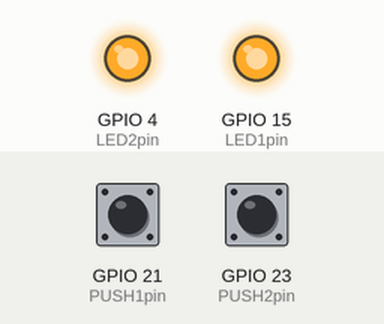
Recording of a sketch running on a simulated ESP32. Shown: output pins drawn as LEDs (lit = HIGH). The inputs (shaded band) are chosen by the test bench; at power-on: GPIO 21 (PUSH1pin) HIGH, GPIO 23 (PUSH2pin) HIGH. WiFi joins after 1.5 s; servers stay silent unless stated; what the sketch prints to the serial monitor is not drawn.

Above: at 3.3 s.
3.4 s: GPIO 21 (PUSH1pin) pulled LOW for 0.15 s
At 3.47 s:
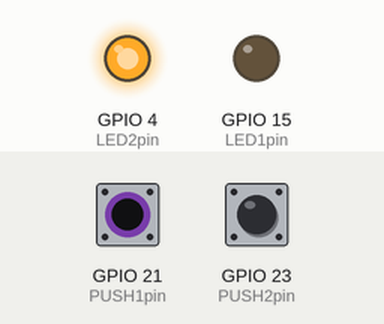
5.0 s: GPIO 23 (PUSH2pin) pulled LOW for 0.15 s
At 5.07 s:
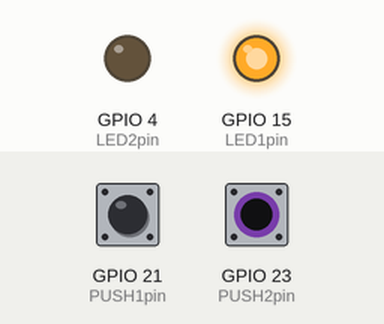
8.1 s: GPIO 21 (PUSH1pin) pulled LOW for 3.2 s
At 8.8 s:
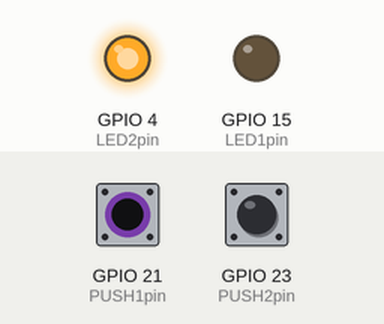
12.8 s: GPIO 23 (PUSH2pin) pulled LOW for 3.2 s
At 13.5 s:
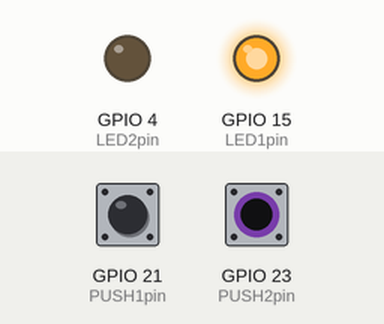
Timing chart, 0 to 17.5 s (numbered marks = the images above; inputs shaded):
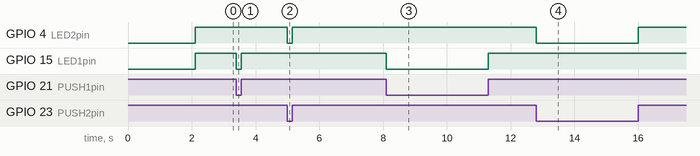

The sketch:

WebServer.ino
```cpp
//  ESP32 Web Server
//  Universidad del Valle de Guatemala
//  Electronica digital 2
//  Proyecto 3
//  Maria Andrea López
//  Enma Lopez

//************************************************************************************************
// Librerías
//************************************************************************************************
#include <WiFi.h>
#include <WebServer.h>

//************************************************************************************************
// Variables globales
//************************************************************************************************
// SSID & Password
const char* ssid = "Luna";  // Nombre de la red de internet
const char* password = "enma2010";  // Contraseña de la red de internet
WebServer server(80);  // Crear el servidor (escoger puerto del servidor habilitado) 80 = default para ver paginas web

// Leds simulados de parqueo
uint8_t PUSH1pin = 21;
uint8_t LED1pin = 15;
bool LED1status = LOW;
uint8_t PUSH2pin = 23;
uint8_t LED2pin = 4;
bool LED2status = LOW;

// Datos para actualizar pagina web
char p1status = 0;
char p2status = 0;
char p3status = 0;
char p4status = 0;
char p5status = 0;
char p6status = 0;
char p7status = 0;
char p8status = 0;

//************************************************************************************************
// Configuración
//************************************************************************************************
void setup() {
  Serial.begin(115200); // Inicializar el serial
  Serial.println("Try Connecting to ");
  Serial.println(ssid);

  // Leds parqueo
  pinMode(PUSH1pin, INPUT_PULLUP);
  pinMode(LED1pin, OUTPUT);
  pinMode(PUSH2pin, INPUT_PULLUP);
  pinMode(LED2pin, OUTPUT);

  // Conectando al modem Wi-Fi
  WiFi.begin(ssid, password);

  // Revisar si se conecto a la red Wi-Fi
  while (WiFi.status() != WL_CONNECTED) {
    delay(1000);
    Serial.print(".");
  }
  Serial.println("");
  Serial.println("WiFi connected successfully");
  Serial.print("Got IP: ");
  Serial.println(WiFi.localIP()); // Obtiene la IP del ESP32

  server.on("/", handle_OnConnect); // Al acceder al servidor, realizar funcion
  server.on("/actualizar", handle_actualizar);  // Al presionar boton de actualizar, realizar funcion
  server.onNotFound(handle_NotFound); // Al no encontrar el servidor, realizar funcion

  server.begin(); // Iniciar servidor
  Serial.println("HTTP server started");
  delay(100);

  //Comunicacion UART con tiva
  Serial2.begin(115200);

}
//************************************************************************************************
// loop principal
//************************************************************************************************
void loop() {
  server.handleClient(); // Hace que el servidor atienda a los clientes que se quieren conectar

  // Recibir información del UART de la Tiva
  //delay(100);
  //p1status = Serial2.read();
  //p2status = Serial2.read();
  //p3status = Serial2.read();
  //p4status = Serial2.read();

  //Serial.println(p1status);
  //Serial.println(p2status);
  //Serial.println(p3status);
  //Serial.println(p4status);

  // Actualizar datos de parqueo
  p1status = digitalRead(PUSH1pin);
  if (p1status == 1)
  {
    digitalWrite(LED1pin, HIGH);
  }
  else if (p1status == 0)
  {
    digitalWrite(LED1pin, LOW);
  }

  p2status = digitalRead(PUSH2pin);
  if (p2status == 1)
  {
    digitalWrite(LED2pin, HIGH);
  }
  else if (p2status == 0)
  {
    digitalWrite(LED2pin, LOW);
  }
}

//************************************************************************************************
// Handler de Inicio página
//************************************************************************************************
void handle_OnConnect() {
  LED1status = LOW;
  server.send(200, "text/html", SendHTML(p1status,p2status,p3status,p4status,p5status,p6status,p7status,p8status)); // Indica que va a enviar una pagina en formato texto
}

//************************************************************************************************
// Handler de Actualizar pagina
//************************************************************************************************
void handle_actualizar() {
  Serial.println("Actualizar pagina");
  server.send(200, "text/html", SendHTML(p1status,p2status,p3status,p4status,p5status,p6status,p7status,p8status)); // Indica que va a enviar una pagina en formato texto
}

//************************************************************************************************
// Handler de not found
//************************************************************************************************
void handle_NotFound() {
  server.send(404, "text/plain", "Not found");
}

//************************************************************************************************
// Pagina de HTML
//************************************************************************************************
String SendHTML(char led1stat, char led2stat, char led3stat, char led4stat, char led5stat, char led6stat, char led7stat, char led8stat){//,char led2stat, char led3stat, char led4stat) {
  String ptr = "<!DOCTYPE html> <html>\n";
  ptr += "<head><meta name=\"viewport\" content=\"width=device-width, initial-scale=1.0, user-scalable=no\">\n";
  ptr += "<!-- Bootstrap CSS -->";
  ptr += "<title>LED Control</title>\n";
  ptr += "<style>html { font-family: Helvetica; display: inline-block; margin: 0px auto; text-align: center;}\n";
  ptr += "body{margin-top: 50px;} h1 {color: #444444;margin: 50px auto 30px;} h3 {color: #444444;margin-bottom: 50px;}\n";
  ptr += ".button {display: block;width: 80px;background-color: #3498db;border: none;color: white;padding: 13px 30px;text-decoration: none;font-size: 25px;margin: 0px auto 35px;cursor: pointer;border-radius: 4px;}\n";
  ptr += ".button-on {background-color: #3498db;}\n";
  ptr += ".button-on:active {background-color: #2980b9;}\n";
  ptr += ".button-off {background-color: #34495e;}\n";
  ptr += ".button-off:active {background-color: #2c3e50;}\n";
  ptr += "p {font-size: 14px;color: #888;margin-bottom: 10px;}\n";
  ptr += "</style>\n";
  ptr += "</head>\n";
  ptr += "<body>\n";
  ptr += "<h1>Estado Parqueomatic &#128664 </h1>";
  ptr += "<br>\n";
  // Boton que envia al handler de actualizar pagina
  ptr += "<a class=\"button button-off\" href=\"actualizar\">Actualizar</a>";
  ptr += "<br>";
  ptr += "<table class=\"table\">";
  ptr += "<thead class=\"table-dark\">";
  ptr += "<tr>";
  ptr += "<th scope=\"col\"># Parqueo</th>";
  ptr += "<th scope=\"col\">Estado</th>";
  ptr += "<tr>";
  ptr += "</thead>";
  ptr += "<tbody>";

  // Actualizar tabla segun estado de parqueo 1
  if (led1stat==1)
  {
    ptr += "<tr class=\"table-success\">\n";
    ptr += "<th scope=\"row\">1</th>\n";
    ptr += "<td>Disponible &#128664</td>\n";
    ptr += "</tr>\n";
  }
  else
  {
    ptr += "<tr class=\"table-danger\">\n";
    ptr += "<th scope=\"row\">1</th>\n";
    ptr += "<td>Ocupado &#128683</td>\n";
    ptr += "</tr>\n";
  }

  // Actualizar tabla segun estado de parqueo 2
  if (led2stat==1)
  {
    ptr += "<tr class=\"table-success\">\n";
    ptr += "<th scope=\"row\">2</th>\n";
    ptr += "<td>Disponible &#128664</td>\n";
    ptr += "</tr>\n";
  }
  else
  {
    ptr += "<tr class=\"table-danger\">\n";
    ptr += "<th scope=\"row\">2</th>\n";
    ptr += "<td>Ocupado &#128683</td>\n";
    ptr += "</tr>\n";
  }

  // Actualizar tabla segun estado de parqueo 3
  if (led3stat==1)
  {
    ptr += "<tr class=\"table-success\">\n";
    ptr += "<th scope=\"row\">3</th>\n";
    ptr += "<td>Disponible &#128664</td>\n";
    ptr += "</tr>\n";
  }
  else
  {
    ptr += "<tr class=\"table-danger\">\n";
    ptr += "<th scope=\"row\">3</th>\n";
    ptr += "<td>Ocupado &#128683</td>\n";
    ptr += "</tr>\n";
  }

  // Actualizar tabla segun estado de parqueo 4
  if (led4stat==1)
  {
    ptr += "<tr class=\"table-success\">\n";
    ptr += "<th scope=\"row\">4</th>\n";
    ptr += "<td>Disponible &#128664</td>\n";
    ptr += "</tr>\n";
  }
  else
  {
    ptr += "<tr class=\"table-danger\">\n";
    ptr += "<th scope=\"row\">4</th>\n";
    ptr += "<td>Ocupado &#128683</td>\n";
    ptr += "</tr>\n";
  }

  // Actualizar tabla segun estado de parqueo 5
  if (led5stat==1)
  {
    ptr += "<tr class=\"table-success\">\n";
    ptr += "<th scope=\"row\">5</th>\n";
    ptr += "<td>Disponible &#128664</td>\n";
    ptr += "</tr>\n";
  }
  else
  {
    ptr += "<tr class=\"table-danger\">\n";
    ptr += "<th scope=\"row\">5</th>\n";
    ptr += "<td>Ocupado &#128683</td>\n";
    ptr += "</tr>\n";
  }

  // Actualizar tabla segun estado de parqueo 6
  if (led6stat==1)
  {
    ptr += "<tr class=\"table-success\">\n";
    ptr += "<th scope=\"row\">6</th>\n";
    ptr += "<td>Disponible &#128664</td>\n";
    ptr += "</tr>\n";
  }
  else
  {
    ptr += "<tr class=\"table-danger\">\n";
    ptr += "<th scope=\"row\">6</th>\n";
    ptr += "<td>Ocupado &#128683</td>\n";
    ptr += "</tr>\n";
  }

  // Actualizar tabla segun estado de parqueo 7
  if (led7stat==1)
  {
    ptr += "<tr class=\"table-success\">\n";
    ptr += "<th scope=\"row\">7</th>\n";
    ptr += "<td>Disponible &#128664</td>\n";
    ptr += "</tr>\n";
  }
  else
  {
    ptr += "<tr class=\"table-danger\">\n";
    ptr += "<th scope=\"row\">7</th>\n";
    ptr += "<td>Ocupado &#128683</td>\n";
    ptr += "</tr>\n";
  }

  // Actualizar tabla segun estado de parqueo 8
  if (led8stat==1)
  {
    ptr += "<tr class=\"table-success\">\n";
    ptr += "<th scope=\"row\">8</th>\n";
    ptr += "<td>Disponible &#128664</td>\n";
    ptr += "</tr>\n";
  }
  else
  {
    ptr += "<tr class=\"table-danger\">\n";
    ptr += "<th scope=\"row\">8</th>\n";
    ptr += "<td>Ocupado &#128683</td>\n";
    ptr += "</tr>\n";
  }

  ptr += "</body>\n";
  ptr += "</html>\n";
  return ptr;
}
```

Measured:
- after the input at 3.4 s, GPIO 15 (LED1pin): HIGH → LOW at once, → HIGH 0.15 s later
- after the input at 5.0 s, GPIO 4 (LED2pin): HIGH → LOW at once, → HIGH 0.15 s later
- after the input at 8.1 s, GPIO 15 (LED1pin): HIGH → LOW at once, → HIGH 3.2 s later
- after the input at 12.8 s, GPIO 4 (LED2pin): HIGH → LOW at once, → HIGH 3.2 s later
